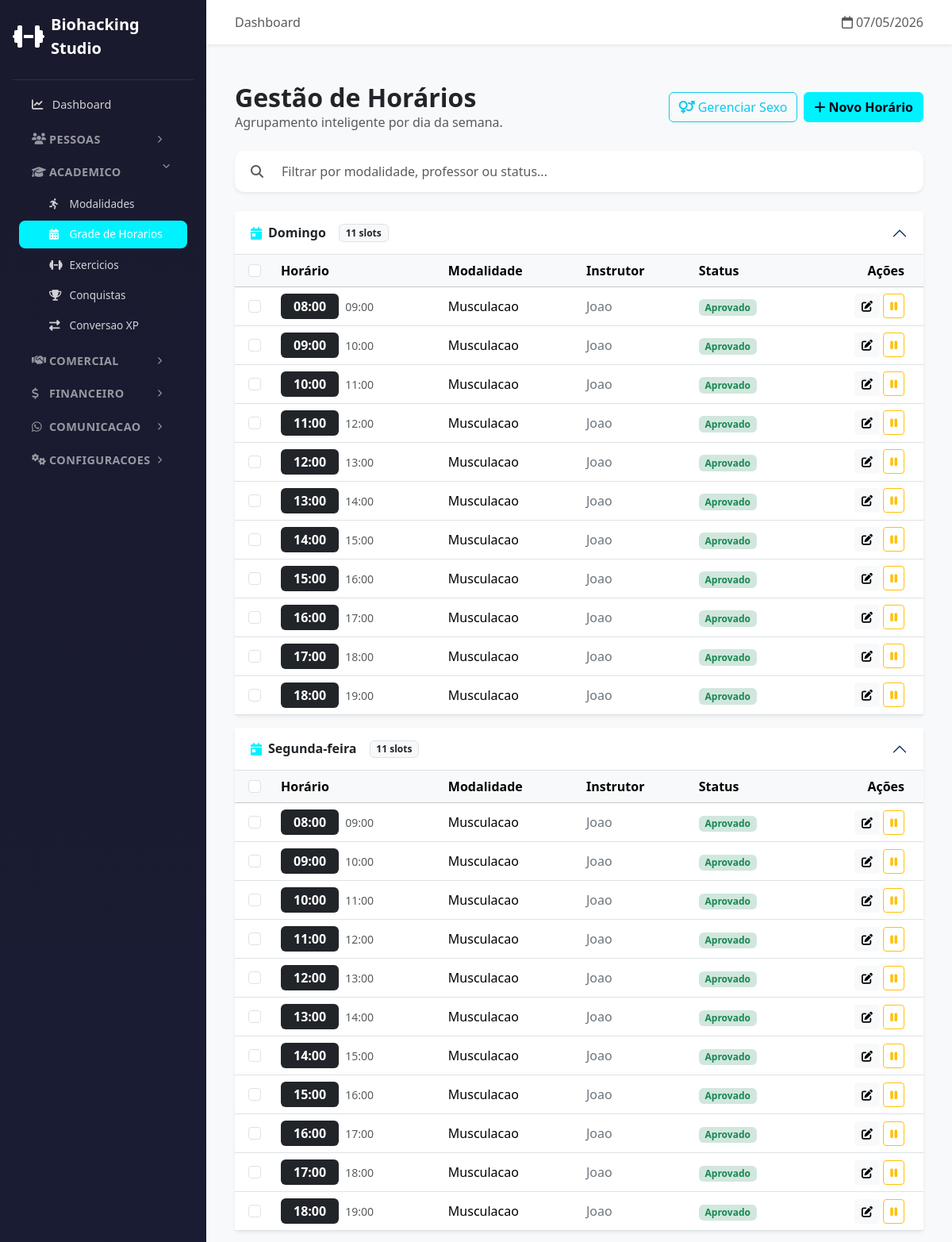
Page /admin/schedules/ (signed in, upper part) on the committed database.
### app/models/class_schedule.py (models this page shows, shortened)
class ClassSchedule(db.Model):
    __tablename__ = 'class_schedules'
    id = db.Column(db.Integer, primary_key=True)
    modality_id = db.Column(db.Integer, db.ForeignKey('modalities.id'), nullable=False)
    instructor_id = db.Column(db.Integer, db.ForeignKey('users.id'), nullable=False)
    weekday = db.Column(db.Integer, nullable=False)  # 0=Dom, 6=Sab
    start_time = db.Column(db.Time, nullable=False)
    end_time = db.Column(db.Time, nullable=False)
    capacity = db.Column(db.Integer, default=10)
    current_split_rate = db.Column(db.Numeric(5, 2), default=60.00)
    avg_occupancy_rate = db.Column(db.Numeric(5, 2), default=0.00)
    is_active = db.Column(db.Boolean, default=True)
    is_approved = db.Column(db.Boolean, default=True)  # Por padrao admin cria aprovado
    created_by_id = db.Column(db.Integer, db.ForeignKey('users.id'), nullable=True)
    created_at = db.Column(db.DateTime, default=datetime.utcnow)
    updated_at = db.Column(db.DateTime, default=datetime.utcnow, onupdate=datetime.utcnow)
    instructor = db.relationship('User', foreign_keys=[instructor_id], backref='instructor_schedules')
    created_by = db.relationship('User', foreign_keys=[created_by_id], backref='created_schedules')

### app/models/modality.py (models this page shows, shortened)
class Modality(db.Model):
    __tablename__ = 'modalities'
    id = db.Column(db.Integer, primary_key=True)
    name = db.Column(db.String(100), nullable=False)
    description = db.Column(db.Text)
    color = db.Column(db.String(7), default='#FF6B35')
    icon = db.Column(db.String(50))  # Emoji ou FontAwesome
    is_active = db.Column(db.Boolean, default=True)
    credits_cost = db.Column(db.Integer, default=1, nullable=False)
    default_duration = db.Column(db.Integer, default=60, nullable=False) # em minutos
    is_featured = db.Column(db.Boolean, default=False)  # Destaque na landing page
    requires_gender_segregation = db.Column(db.Boolean, default=False)
    slug = db.Column(db.String(50), nullable=True, unique=True)
    created_at = db.Column(db.DateTime, default=datetime.utcnow)
    updated_at = db.Column(db.DateTime, default=datetime.utcnow, onupdate=datetime.utcnow)
    schedules = db.relationship('ClassSchedule', backref='modality', lazy=True)

### app/models/user.py (models this page shows, shortened)
class User(UserMixin, db.Model):
    __tablename__ = 'users'
    id = db.Column(db.Integer, primary_key=True)
    name = db.Column(db.String(100), nullable=False)
    email = db.Column(db.String(120), unique=True, nullable=False)
    phone = db.Column(db.String(20), nullable=False)
    password_hash = db.Column(db.String(256), nullable=False)
    cpf = db.Column(db.String(14), nullable=True)  # Formato: 123.456.789-00
    gender = db.Column(db.Enum(Gender), nullable=True)
    role = db.Column(db.String(20), default='student')
    xp = db.Column(db.Integer, default=0)  # XP total historico (para ranking)
    level = db.Column(db.Integer, default=1)
    xp_available = db.Column(db.Integer, default=0)  # XP disponivel para conversao (janela 3 meses)
    credits_balance = db.Column(db.Integer, default=0)  # Total de creditos ativos (wallets)
    face_encoding = db.Column(db.LargeBinary, nullable=True)
    face_encoding_version = db.Column(db.String(10), default='v1')
    face_registered_at = db.Column(db.DateTime, nullable=True)
    face_last_recognized = db.Column(db.DateTime, nullable=True)
    face_confidence_threshold = db.Column(db.Float, default=0.6)
    photo_url = db.Column(db.String(255))
    referral_code = db.Column(db.String(12), unique=True, nullable=True)
    professional_type = db.Column(db.Enum(ProfessionalType), nullable=True)
    base_commission_rate = db.Column(db.Numeric(5, 2), nullable=True)
    is_active = db.Column(db.Boolean, default=True)
    created_at = db.Column(db.DateTime, default=datetime.utcnow)
    updated_at = db.Column(db.DateTime, default=datetime.utcnow, onupdate=datetime.utcnow)
    last_login = db.Column(db.DateTime)

### app/routes/admin/schedules.py (the view)
@schedules_bp.route('/')
@login_required
@admin_required
def list_schedules():
    schedules = ClassSchedule.query.order_by(
        ClassSchedule.weekday,
        ClassSchedule.start_time
    ).all()
    schedules_by_day = {}
    for day_num, day_name in WEEKDAYS:
        schedules_by_day[day_name] = [s for s in schedules if s.weekday == day_num]
    return render_template('admin/schedules/list.html',
                         schedules=schedules,
                         schedules_by_day=schedules_by_day,
                         weekdays=WEEKDAYS)

### app/models/notification.py (called while the page is built)
    @classmethod
    def get_unread_count(cls, user_id):
        return cls.query.filter_by(user_id=user_id, is_read=False).count()

### app/routes/admin/dashboard.py (called while the page is built)
def admin_required(f):
    @wraps(f)
    def decorated_function(*args, **kwargs):
        if not current_user.is_authenticated or current_user.role != 'admin':
            abort(403)
        return f(*args, **kwargs)
    return decorated_function

### app/templates/admin/schedules/list.html (shortened to what this page needs)
{% extends "admin/base.html" %}
{% block content %}
<div class="container-fluid py-4">
    <div class="d-flex justify-content-between align-items-center mb-4">
        <div>
            <h2 class="mb-0 fw-bold">Gestão de Horários</h2>
            <p class="text-muted mb-0">Agrupamento inteligente por dia da semana.</p>
        </div>
        <div class="d-flex gap-2 flex-wrap">
            <a href="{{ url_for('admin_schedules.gender_management') }}" class="btn btn-outline-info">
                <i class="fas fa-venus-mars me-1"></i>Gerenciar Sexo
            </a>
            <a href="{{ url_for('admin_schedules.create_schedule') }}" class="btn btn-primary fw-bold">
                <i class="fas fa-plus me-1"></i>Novo Horário
            </a>
        </div>
    </div>
    <div class="card mb-4 border-0 shadow-sm">
        <div class="card-body p-2">
            <div class="input-group">
                <span class="input-group-text bg-transparent border-0"><i class="fas fa-search text-muted"></i></span>
                <input type="text" id="scheduleSearch" class="form-control border-0"
                    placeholder="Filtrar por modalidade, professor ou status..."
                    onkeyup="filterSchedules()">
            </div>
        </div>
    </div>
    {% set days = ['Domingo', 'Segunda-feira', 'Terça-feira', 'Quarta-feira', 'Quinta-feira', 'Sexta-feira', 'Sábado'] %}
    {% set grouped = schedules | groupby('weekday') %}
    <div class="accordion" id="accordionSchedules">
        {% for weekday_idx, day_items in grouped %}
        <div class="accordion-item mb-3 border-0 shadow-sm rounded">
            <h2 class="accordion-header">
                <button class="accordion-button bg-white text-dark fw-bold" type="button"
                    data-bs-toggle="collapse" data-bs-target="#day-{{ weekday_idx }}">
                    <i class="fas fa-calendar-day me-2 text-primary"></i> {{ days[weekday_idx] }}
                    <span class="badge bg-light text-dark border ms-3">{{ day_items | list | length }} slots</span>
                </button>
            </h2>
            <div id="day-{{ weekday_idx }}" class="accordion-collapse collapse show">
                <div class="table-responsive">
                    <table class="table table-hover align-middle mb-0">
                        <thead class="table-light">
                            <tr>
                                <th style="width: 50px;" class="text-center">
                                    <input type="checkbox" class="form-check-input"
                                        onchange="toggleDaySelection('{{ weekday_idx }}', this)">
                                </th>
                                <th>Horário</th>
                                <th>Modalidade</th>
                                <th>Instrutor</th>
                                <th>Status</th>
                                <th class="text-end pe-4">Ações</th>
                            </tr>
                        </thead>
                        <tbody class="day-group-{{ weekday_idx }}">
                            {% for schedule in day_items %}
                            <tr class="schedule-row"
                                data-searchable="{{ schedule.modality.name }} {{ schedule.instructor.name }}">
                                <td class="text-center">
                                    <input type="checkbox" class="form-check-input row-checkbox"
                                        value="{{ schedule.id }}" onchange="updateBulkUI()">
                                </td>
                                <td>
                                    <span class="badge bg-dark text-white px-3 py-2 fs-6">
                                        {{ schedule.start_time.strftime('%H:%M') }}
                                    </span>
                                    <small class="text-muted ms-1">{{ schedule.end_time.strftime('%H:%M') }}</small>
                                </td>
                                <td class="fw-medium">
                                    {{ schedule.modality.icon or '' }} {{ schedule.modality.name }}
                                </td>
                                <td class="text-secondary">{{ schedule.instructor.name }}</td>
                                <td>
                                    {% if not schedule.is_active %}
                                    <span class="badge bg-secondary">Inativo</span>
                                    {% elif schedule.is_approved %}
                                    <span class="badge bg-success-subtle text-success">Aprovado</span>
                                    {% else %}
                                    <span class="badge bg-warning-subtle text-warning">Pendente</span>
                                    {% endif %}
                                </td>
                                <td class="text-end pe-4">
                                    {% if not schedule.is_approved %}
                                    <form action="{{ url_for('admin_schedules.approve_schedule', id=schedule.id) }}"
                                        method="POST" class="d-inline">
                                        <button class="btn btn-sm btn-link text-success text-decoration-none">
                                            <i class="fas fa-check"></i> Aprovar
                                        </button>
                                    </form>
                                    <form action="{{ url_for('admin_schedules.reject_schedule', id=schedule.id) }}"
                                        method="POST" class="d-inline"
                                        onsubmit="return confirm('Eliminar este horário permanentemente?')">
                                        <button class="btn btn-sm btn-link text-danger text-decoration-none">
                                            <i class="fas fa-times"></i> Rejeitar
                                        </button>
                                    </form>
                                    {% else %}
                                    <a href="{{ url_for('admin_schedules.edit_schedule', id=schedule.id) }}"
                                        class="btn btn-sm btn-light" title="Editar">
                                        <i class="fas fa-edit"></i>
                                    </a>
                                    <form action="{{ url_for('admin_schedules.toggle_schedule', id=schedule.id) }}"
                                        method="POST" class="d-inline">
                                        <button type="submit"
                                            class="btn btn-sm btn-outline-{{ 'warning' if schedule.is_active else 'success' }}"
                                            title="{{ 'Pausar' if schedule.is_active else 'Ativar' }}">
                                            <i class="fas fa-{{ 'pause' if schedule.is_active else 'play' }}"></i>
                                        </button>
                                    </form>
                                    {% endif %}
                                </td>
                            </tr>
                            {% endfor %}
                        </tbody>
                    </table>
                </div>
            </div>
        </div>
        {% else %}
        <div class="text-center py-5 bg-white rounded shadow-sm">
            <i class="fas fa-calendar-times fa-3x text-muted mb-3"></i>
            <h5>Nenhuma grade de horário cadastrada.</h5>
            <p class="text-muted">Clique em "Novo Horário" para começar.</p>
        </div>
        {% endfor %}
    </div>
</div>
{% endblock %}

### app/static/css/studio_internal.css (style rules this page uses)
:root { --accent: #00f2ff; --accent-glow: rgba(0, 242, 255, 0.5); }

### app/templates/admin/base.html (style rules this page uses)
.card { border: none; box-shadow: 0 0.125rem 0.25rem rgba(0, 0, 0, 0.075); border-radius: 12px; }
.table th { font-weight: 600; background-color: #f8f9fa; }

### app/templates/base.html (style rules this page uses)
:root { --primary-color: #00f2ff; --accent: #00f2ff; --secondary-color: #0f172a; --text-dark: #020617; }
body { min-height: 100vh; display: flex; flex-direction: column; }
.btn-primary { background-color: var(--primary-color); border-color: var(--primary-color); color: var(--text-dark) !important; font-weight: 600; }
.text-primary { color: var(--primary-color) !important; }

### rows in the picture
ClassSchedule: weekday 0 (drawn), start_time "08:00", end_time "09:00", modality.name "Musculacao", instructor.name "Joao", is_active "Aprovado"
ClassSchedule: start_time "09:00", end_time "10:00", modality.name "Musculacao", instructor.name "Joao", is_active "Aprovado"
ClassSchedule: start_time "10:00", end_time "11:00", modality.name "Musculacao", instructor.name "Joao", is_active "Aprovado"
ClassSchedule: start_time "11:00", end_time "12:00", modality.name "Musculacao", instructor.name "Joao", is_active "Aprovado"
ClassSchedule: start_time "12:00", end_time "13:00", modality.name "Musculacao", instructor.name "Joao", is_active "Aprovado"
ClassSchedule: start_time "13:00", end_time "14:00", modality.name "Musculacao", instructor.name "Joao", is_active "Aprovado"
ClassSchedule: start_time "14:00", end_time "15:00", modality.name "Musculacao", instructor.name "Joao", is_active "Aprovado"
ClassSchedule: start_time "15:00", end_time "16:00", modality.name "Musculacao", instructor.name "Joao", is_active "Aprovado"
ClassSchedule: start_time "16:00", end_time "17:00", modality.name "Musculacao", instructor.name "Joao", is_active "Aprovado"
ClassSchedule: start_time "17:00", end_time "18:00", modality.name "Musculacao", instructor.name "Joao", is_active "Aprovado"
ClassSchedule: start_time "18:00", end_time "19:00", modality.name "Musculacao", instructor.name "Joao", is_active "Aprovado"
ClassSchedule: start_time "08:00", end_time "09:00", modality.name "Musculacao", instructor.name "Joao", is_active "Aprovado"
ClassSchedule: start_time "09:00", end_time "10:00", modality.name "Musculacao", instructor.name "Joao", is_active "Aprovado"
ClassSchedule: start_time "10:00", end_time "11:00", modality.name "Musculacao", instructor.name "Joao", is_active "Aprovado"
ClassSchedule: start_time "11:00", end_time "12:00", modality.name "Musculacao", instructor.name "Joao", is_active "Aprovado"
ClassSchedule: start_time "12:00", end_time "13:00", modality.name "Musculacao", instructor.name "Joao", is_active "Aprovado"
ClassSchedule: start_time "13:00", end_time "14:00", modality.name "Musculacao", instructor.name "Joao", is_active "Aprovado"
ClassSchedule: start_time "14:00", end_time "15:00", modality.name "Musculacao", instructor.name "Joao", is_active "Aprovado"
ClassSchedule: start_time "15:00", end_time "16:00", modality.name "Musculacao", instructor.name "Joao", is_active "Aprovado"
ClassSchedule: start_time "16:00", end_time "17:00", modality.name "Musculacao", instructor.name "Joao", is_active "Aprovado"
ClassSchedule: start_time "17:00", end_time "18:00", modality.name "Musculacao", instructor.name "Joao", is_active "Aprovado"
ClassSchedule: start_time "18:00", end_time "19:00", modality.name "Musculacao", instructor.name "Joao", is_active "Aprovado"

### other values in the picture
{{ days[weekday_idx] }} "Domingo" "Segunda-feira"
{{ day_items | list | length }} "11" "11"
